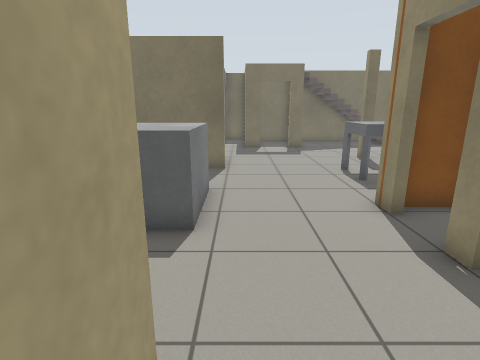
[1] (above)

24 first-person views from a walk through a robot-simulator world made for Gazebo. The camera is 1.2 m above the floor, tilts 14° down and sees 80° across. Floor lines are 1 m apart. The floor is counted in squares, 0.5 m on a side. Each view is taken from the middle of a square. On the plan, view 1 faces up. The plan holds only what a view shows up to about 18 squares ahead; the rest is blank. The place goes on beyond the plan. Robots are left out.

[2]
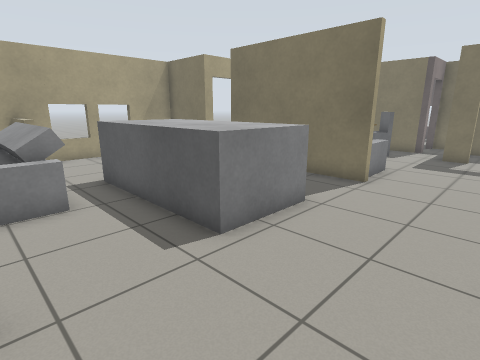

[3]
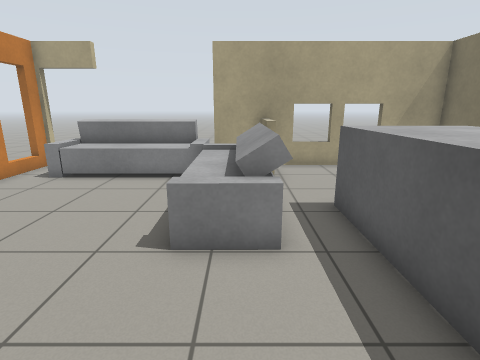

[4]
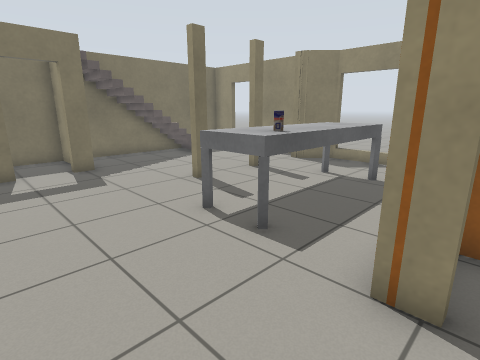

[5]
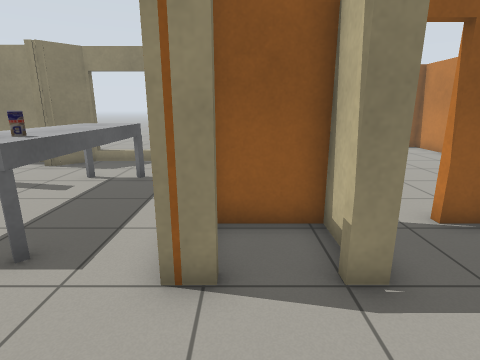

[6]
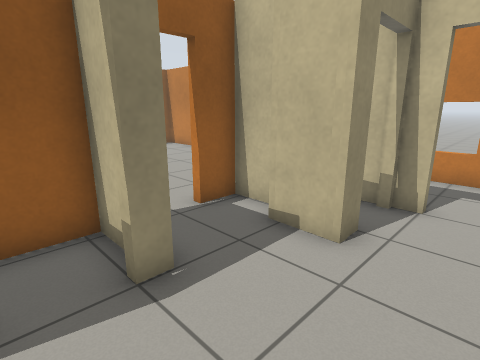

[7]
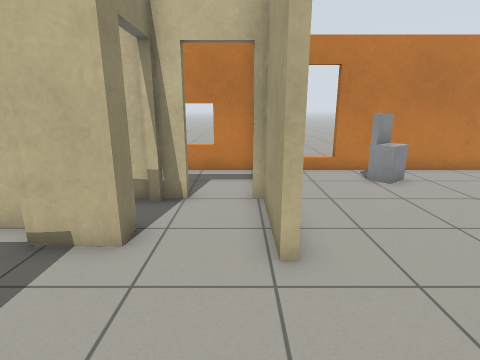

[8]
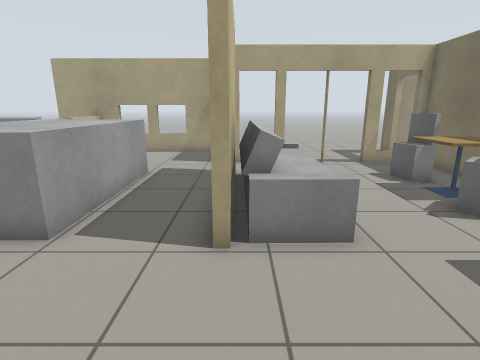

[9]
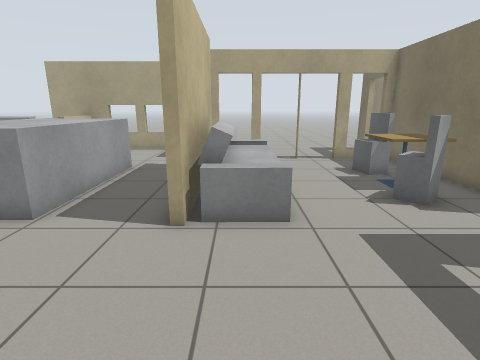

[10]
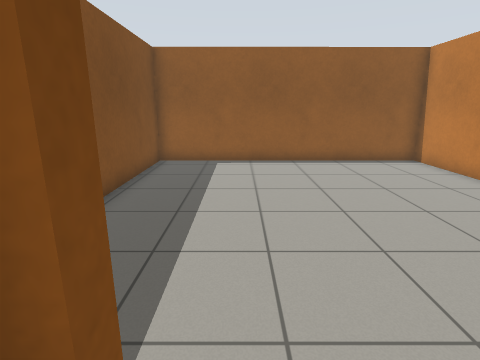

[11]
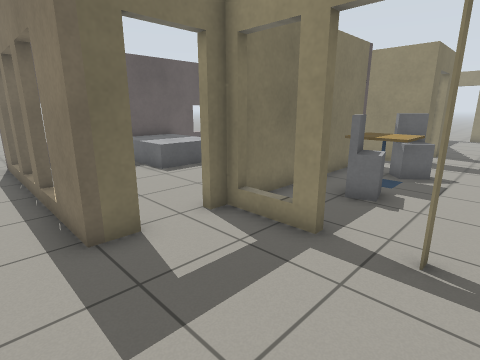

[12]
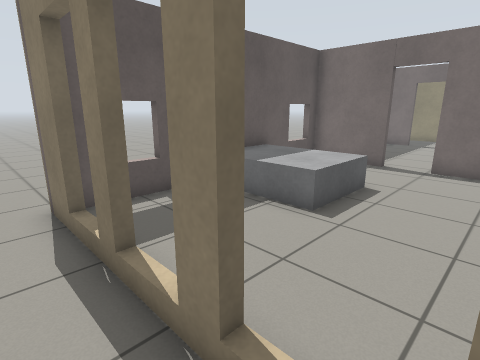

[13]
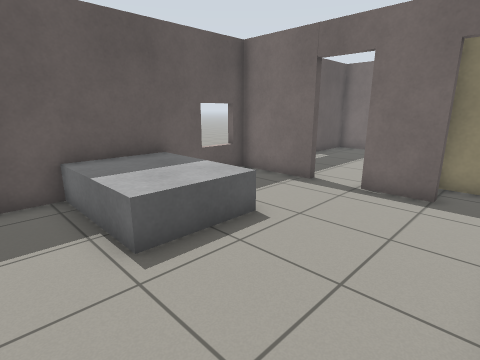

[14]
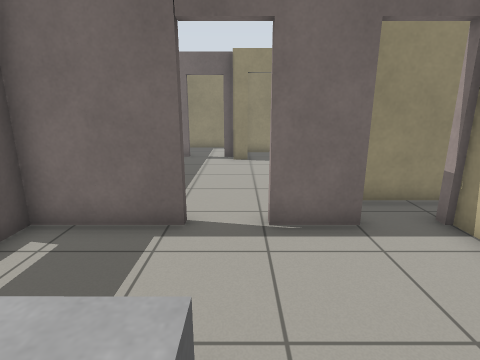

[15]
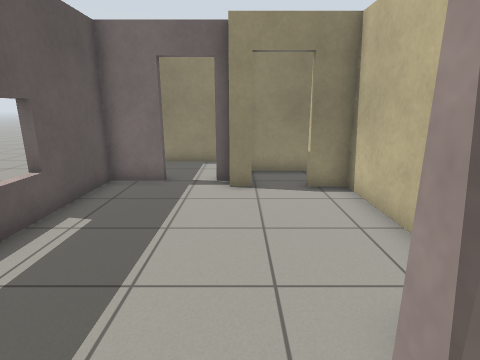

[16]
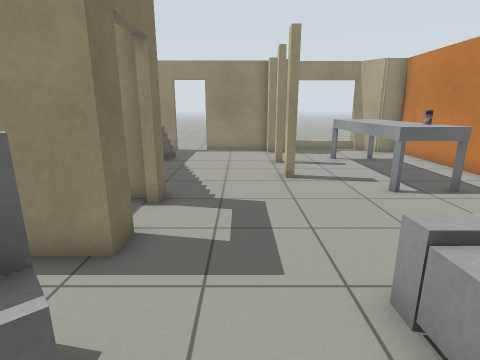

[17]
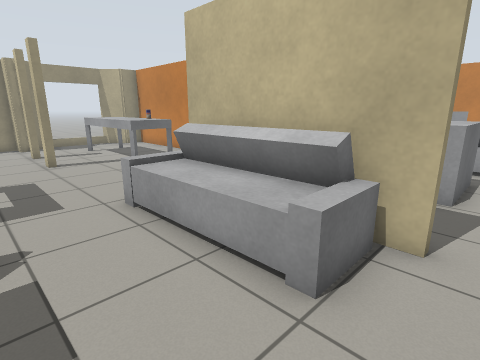

[18]
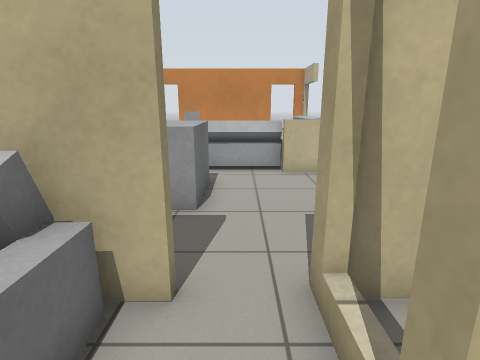

[19]
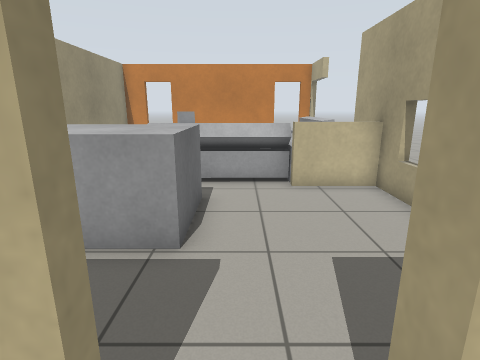

[20]
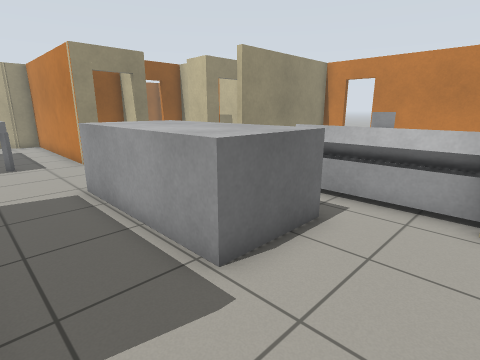

[21]
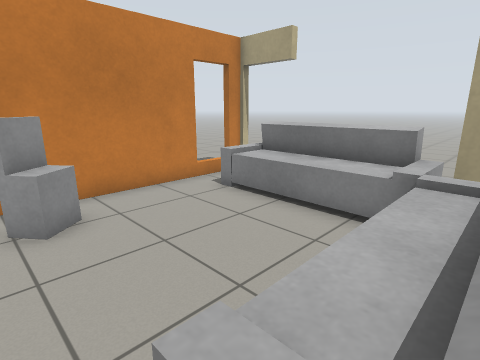

[22]
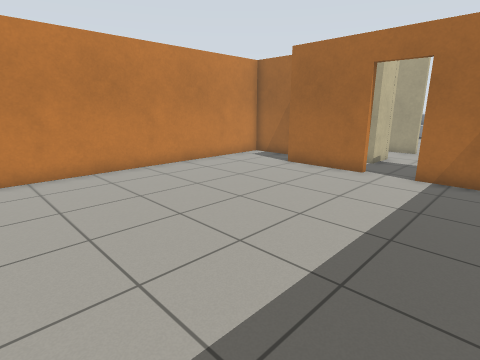

[23]
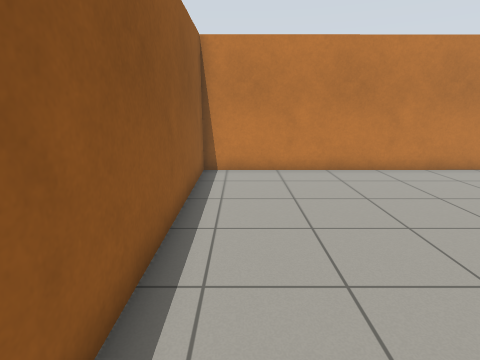

[24]
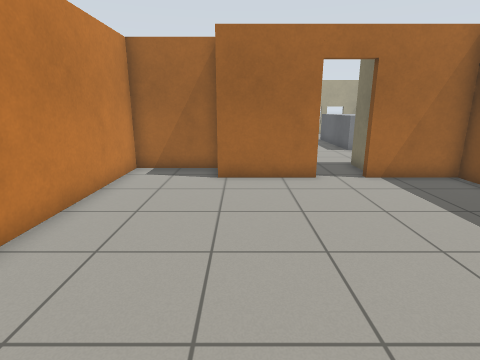

### Floor plan
Key: @ floor where view 1 was taken; # wall or solid block; x gap in a wall; . floor; D open door; = window, fence, low wall or low ledge; S sofa; T dining table; B grey box; A stairs; C drink can; F cafe table; O other object.
Columns run from 14 left of view 1 to 19 right of it. Each row starts with its distance up from view 1.
 30 ..
 29 .##=##BBBB#=##   ==####
 28 .x....BBBB...# .......#..#
 27 .#....BBBB...#........D..#
 26 .x....BBBB...D........D..#
 25 .=...........D.......###
 24  x...........#.......D.#
 23 .=...........##......D.#
 22 .x ..........D#......#.#
 21 .# ..........D#####OO=######
 20 .##DD########x#...AO   OO  #
 19 .....=...FFF..#...#........D
 18 .....#..OFFFO.##DD#........D
 17 .....D.....F...............#
 16 .....D.....................#
 15 . ...D.....................#
 14      D..SSSSSS......#..#...#   ..
 13     .=..SSSSSS.............#   ..
 12  #####.##SSSS#.............=
 11  #  ..............TTTTTTT..=
 10  #................TCTTTTT..=
  9  #.........................#
  8  =.....BBBBBBB............##
  7  #.....BBBBBBB....###############
  6  =.....BBBBBBB....D.#...........#
  5  #................D.#...........#
  4  #==#SSSSS........###...........#
  3   #.SSSSSS..........D...........#
  2   #SSSSSSS..........D...........#
  1   SSS........#..###.#...........#
  0   SSS........#@.D ###...........#
 -1   SSS........#..D.  #...........#
 -2   SSS........#DD#####...........##
 -3   SSS....O...#... #..............#
 -4    SS....O...#... #..............#
 -5  #...........#... #.............##
 -6  ##=#######=####= ###############

Positions as (right, up) in squares from view 1, and headings:
1: (0, 0), facing up
2: (3, 2), facing up-left
3: (0, 3), facing left
4: (0, 6), facing up-right
5: (0, 6), facing right
6: (0, 6), facing down-right
7: (0, 6), facing down
8: (4, 12), facing left
9: (5, 13), facing left
10: (5, 3), facing right
11: (-14, 15), facing up-right
12: (-14, 22), facing up-right
13: (-10, 21), facing up-right
14: (-7, 25), facing right
15: (-2, 25), facing right
16: (-4, 16), facing right
17: (-8, 17), facing down-right
18: (-8, 15), facing down
19: (-8, 13), facing down
20: (-10, 11), facing down-right
21: (-4, 3), facing down-left
22: (17, 6), facing down-left
23: (17, 6), facing down
24: (16, -1), facing left
